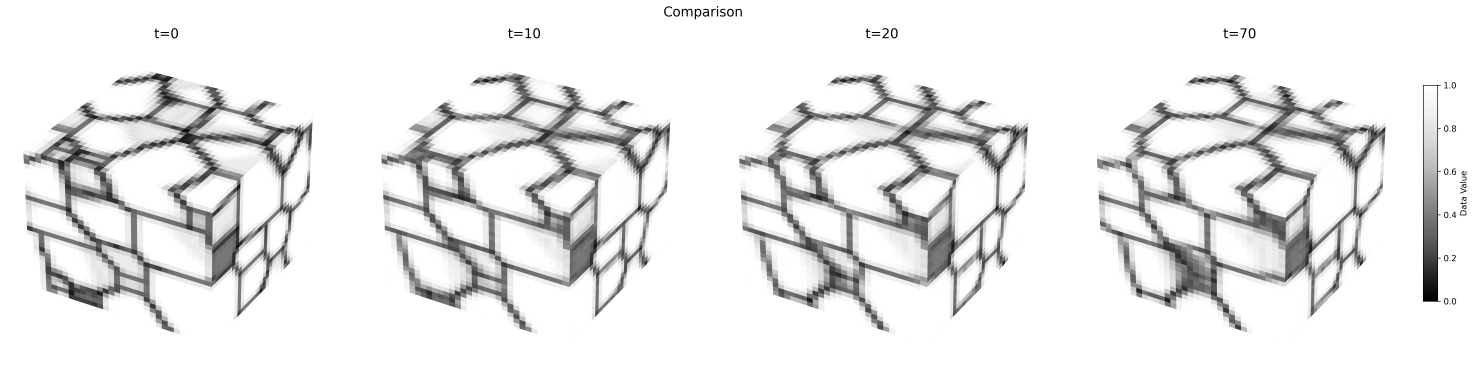
#> input picture job_scripts/3d_visual/1step/pd_org.png, 7371 x 1851 px (shown at 1/5 size)
$ python split_image.py ../../job_scripts/3d_visual/1step/pd_org.png
#> lines starting #> are read from the running program, lines starting #| are printed output that depends on the picture
from PIL import Image
# import Image
import os
import numpy as np

def crop(infile,height=512,width=512, wstep=0, hstep=0, nrand=0):
    im = Image.open(infile)
    imgwidth, imgheight = im.size
    i_choice = list(range(0,imgheight-height,height if hstep==0 else hstep)) + [imgheight-height] + np.random.randint(imgheight-height+1,size=nrand).tolist()
    j_choice = list(range(0,imgwidth-width,  width  if wstep==0 else wstep)) + [imgwidth -width]  + np.random.randint(imgwidth -width+1, size=nrand).tolist()
    # print(f"debug i_choice {i_choice} {j_choice}")
    for i in sorted(set(i_choice)):
        for j in sorted(set(j_choice)):
            box = (j, i, j+width, i+height)
            # print(f'debug {infile} box {box}')
            yield im.crop(box)

if __name__=='__main__':
    import argparse
    parser = argparse.ArgumentParser()
    parser.add_argument('files', nargs='+')
    parser.add_argument('--width', type=int, default=512)
    parser.add_argument('--height', type=int, default=512)
    parser.add_argument('--wstep', type=int, default=100)
    parser.add_argument('--hstep', type=int, default=100)
    parser.add_argument('--nrand', type=int, default=0)
    args = parser.parse_args()

    for f in args.files:
        for k,piece in enumerate(crop(f,height=args.height,width=args.width, wstep=args.wstep, hstep=args.hstep, nrand=args.nrand)):
            img=Image.new('RGB', (args.height,args.width), 255)
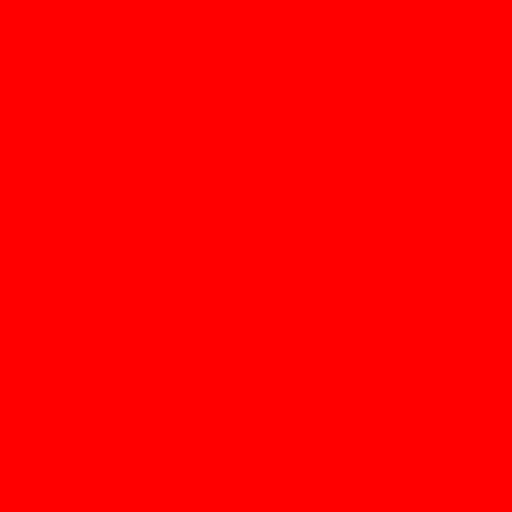
#> img: PIL image 512x512 RGB; mean R, G, B 255, 0, 0
            img.paste(piece)
            path=f"{f}_{k:04d}.png"
            img.save(path)
